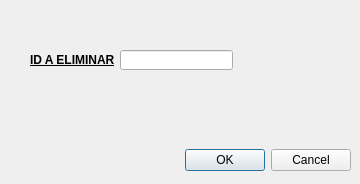
<?xml version="1.0" encoding="UTF-8"?>
<ui version="4.0">
 <class>Dialog</class>
 <widget class="QDialog" name="Dialog">
  <property name="geometry">
   <rect>
    <x>0</x>
    <y>0</y>
    <width>360</width>
    <height>184</height>
   </rect>
  </property>
  <property name="windowTitle">
   <string>Dialog</string>
  </property>
  <widget class="QDialogButtonBox" name="buttonBox_2">
   <property name="geometry">
    <rect>
     <x>130</x>
     <y>140</y>
     <width>221</width>
     <height>41</height>
    </rect>
   </property>
   <property name="orientation">
    <enum>Qt::Horizontal</enum>
   </property>
   <property name="standardButtons">
    <set>QDialogButtonBox::Cancel|QDialogButtonBox::Ok</set>
   </property>
  </widget>
  <widget class="QLineEdit" name="lineEdit">
   <property name="geometry">
    <rect>
     <x>120</x>
     <y>50</y>
     <width>113</width>
     <height>20</height>
    </rect>
   </property>
  </widget>
  <widget class="QLabel" name="lbID">
   <property name="geometry">
    <rect>
     <x>30</x>
     <y>50</y>
     <width>101</width>
     <height>20</height>
    </rect>
   </property>
   <property name="font">
    <font>
     <weight>75</weight>
     <bold>true</bold>
     <underline>true</underline>
    </font>
   </property>
   <property name="text">
    <string>ID A ELIMINAR</string>
   </property>
  </widget>
 </widget>
 <resources/>
 <connections>
  <connection>
   <sender>buttonBox_2</sender>
   <signal>rejected()</signal>
   <receiver>Dialog</receiver>
   <slot>close()</slot>
   <hints>
    <hint type="sourcelabel">
     <x>306</x>
     <y>164</y>
    </hint>
    <hint type="destinationlabel">
     <x>339</x>
     <y>66</y>
    </hint>
   </hints>
  </connection>
  <connection>
   <sender>buttonBox_2</sender>
   <signal>accepted()</signal>
   <receiver>Dialog</receiver>
   <slot>close()</slot>
   <hints>
    <hint type="sourcelabel">
     <x>227</x>
     <y>159</y>
    </hint>
    <hint type="destinationlabel">
     <x>340</x>
     <y>30</y>
    </hint>
   </hints>
  </connection>
 </connections>
</ui>
